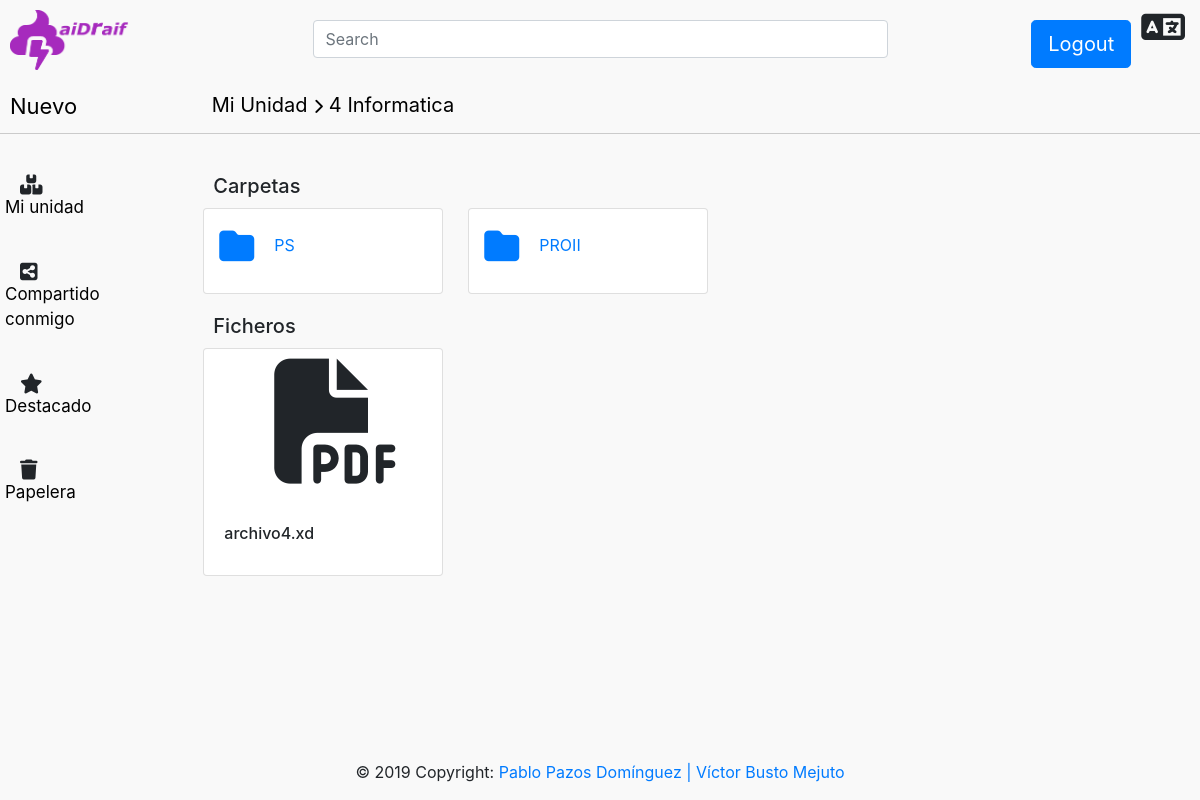
Page /Controllers/Carpeta_Controller.php?action=Showall&idCarpetaPadre=2 (signed in) on the committed database.
### tables this page shows
CREATE TABLE IF NOT EXISTS `CARPETA` (

`uid` int(4) NOT NULL AUTO_INCREMENT,

`nombre` varchar(30) NOT NULL,

`padre` int(4),

`fecha` date NOT NULL,

`autor` varchar(15) NOT NULL,

PRIMARY KEY (`uid`),

FOREIGN KEY (padre) REFERENCES CARPETA(uid) ON DELETE CASCADE,

FOREIGN KEY (autor) REFERENCES USUARIO(login) ON DELETE CASCADE

);

CREATE TABLE IF NOT EXISTS `FICHERO` (

`id` int(4) NOT NULL AUTO_INCREMENT,

`nombre` varchar(30) NOT NULL,

`mime` enum('image/jpeg','application/pdf', 'video/quicktime', 'text/plain') NOT NULL,

`fecha` date NOT NULL,

`padre` int(4),

`autor` varchar(15) NOT NULL,

PRIMARY KEY (`id`),

FOREIGN KEY (padre) REFERENCES CARPETA(uid) ON DELETE CASCADE,

FOREIGN KEY (autor) REFERENCES USUARIO(login) ON DELETE CASCADE

);

### Models/CARPETAS_model.php (called while the page is built, shortened)
<?php
class CARPETAS_Model{
    var $padre;
    var $autor;
    function __construct($uid, $nombre, $padre, $fecha, $autor){
        $this->padre= $padre;
        $this->autor = $autor;
        include_once '../Models/Access_DB.php';
        $this->mysqli = ConnectDB();
    }
   function RellenaDatos(){
        if($this->padre == "NULL"){
            $sql = "SELECT *
                FROM `CARPETA`
                WHERE (`autor` = '" . $this->autor . "' AND `padre` IS NULL
            )";
        }else{
            $sql = "SELECT *
                FROM `CARPETA`
                WHERE (`autor` = '" . $this->autor . "' AND `padre` = '" . $this->padre . "'
            )";
        }
        $resultado = $this->mysqli->query($sql);
        if (!$resultado){
            return 'tupla inexistente';
        }else{
            $result = $resultado;
            return $result;
        }
    }
}
?>

### Models/Access_DB.php (called while the page is built)
<?php
function ConnectDB()
{
    $mysqli = new mysqli("localhost", "root", "" , "DRAIFDB");
	if ($mysqli->connect_errno) {
		include '../View/MESSAGE_View.php';
		new MESSAGE("Fallo al conectar a MySQL: (" . $mysqli->connect_errno . ") " . $mysqli->connect_error, './index.php');
		return false;
	}
	else{
		return $mysqli;
	}
}
?>

### Models/FICHEROS_Model.php (called while the page is built, shortened)
<?php
class FICHEROS_Model{
    var $padre;
    var $autor;
    function __construct($id, $nombre, $mime, $fecha, $padre, $autor){
        $this->padre = $padre;
        $this->autor = $autor;
        include_once '../Models/Access_DB.php';
        $this->mysqli = ConnectDB();
    }
   function RellenaDatos(){
        if($this->padre == "NULL"){
            $sql = "SELECT *
                FROM `FICHERO`
                WHERE (`autor` = '" . $this->autor . "' AND `padre` IS NULL
            )";
        }else{
            $sql = "SELECT *
                FROM `FICHERO`
                WHERE (`autor` = '" . $this->autor . "' AND `padre` = '" . $this->padre . "'
            )";
        }
        $resultado = $this->mysqli->query($sql);
        if (!$resultado){
            return 'tupla inexistente';
        }else{
            $result = $resultado;
            return $result;
        }
    }
}
?>

### Views/CarpetaRaiz_View.php (the view, shortened to what this page needs)
<?php
class CarpetaRaiz{
	function __construct($carpetas, $carpetas2, $ficheros, $ficheros2){
		$this->render( $carpetas, $carpetas2, $ficheros, $ficheros2);
	}
	function render($carpetas, $carpetas2, $ficheros, $ficheros2){
		include '../Views/Header.php';
	?>
<body>
<div>
                <div class="row contenedor-ruta">
                    <div class="col-sm-2">
                        <a href="#" class="nuevo">Nuevo</a>
                    </div>
                    <div class="col-sm-10">
                        <a href="#" class="ruta">Mi Unidad</a><span class="fas fa-chevron-right ruta2"></span><a href="#" class="ruta">4 Informatica</a>
                    </div>
                </div>
            </div>
            <div class="contenedor-carpeta">
                <div class="row">
                        <div class="col-sm-2">
                            <div class="row fila-opcion">
                                <i class="fas fa-boxes icono-opcion"></i>
                                <a href="#" class="opcion">Mi unidad</a>
                            </div>
                            <div class="row fila-opcion">
                                <i class="fas fa-share-alt-square icono-opcion"></i>
                                <a href="#" class="opcion">Compartido conmigo</a>
                            </div>
                            <div class="row fila-opcion">
                                <i class="fas fa-star icono-opcion"></i>
                                <a href="#" class="opcion">Destacado</a>
                            </div>
                            <div class="row fila-opcion">
                                <i class="fas fa-trash icono-opcion"></i>
                                <a href="#" class="opcion">Papelera</a>
                            </div>
                        </div>
<?php
                        $row2 = $carpetas2->fetch_array();
                        if(!sizeof($row2) == 0){
?>
                        <div class="col-sm-10">
                        <div class="row">
                            <h5 class="tipo-archivo">Carpetas</h5>
                        </div>
                        <div class="row">
<?php
                        }
                        while($row = $carpetas->fetch_array()){
?>
                                <div class="card carpeta" style="width: 15rem; margin-right: 25px;">
                                    <a href="../Controllers/Carpeta_Controller.php?action=Showall&idCarpetaPadre=<?php echo $row['uid']?>">
                                        <div class="card-body">
                                            <div class="row">
                                                <i class="fas fa-folder icono-imagen"></i>
                                                <p class="texto-tarjeta"><?php echo $row['nombre']?></p>
                                            </div>
                                        </div>
                                    </a>
                                </div>
<?php
                        }
                        if(!sizeof($row2) == 0){
?>
                        <div class="col-sm-10">
                        <div class="row">
                            <h5 class="tipo-archivo">Ficheros</h5>
                        </div>
                        <div class="row">
<?php
                        }
                        while($row3 = $ficheros->fetch_array()){
?>
                                <div class="card" style="width: 15rem; margin-right: 25px;">
                                            <div class="img-caja">
                                                <span class="fas fa-file-pdf pdf"></span>
                                            </div>
                                            <div class="card-body caja-nombre-archivo">
                                                <h6 class="card-title"><?php echo $row3['nombre']?></h6>
                                            </div>
                                </div>
<?php
                        }
?>
</body>
	<?php
		include '../Views/Footer.php';
	}
}
?>

### Views/CSS/style1.css (style rules this page uses)
body { background: #F9F9F9; }
.nuevo { text-decoration:none; color: black; font-size: 22px; }
.ruta { text-decoration:none; color: black; font-size: 20px; margin-right: 6px; }
.ruta2 { text-decoration:none; margin-top: 7px; color: black; font-size: 15px; margin-right: 6px; }
.contenedor-ruta { padding: 10px; border-bottom-style: solid; border-bottom-width: 1px; border-bottom-color: #CBCBCB; }
.contenedor-carpeta { padding: 20px; }
.icono-imagen { font-size: 35px; margin-right: 20px; margin-left: 10px; }
.tipo-archivo { margin: 10px; margin-top: 20px; }
.texto-tarjeta { padding-top: 4px; }
.img-caja { margin: 10px; padding-left: 60px; }
.pdf { font-size: 125px; }
.card-title { padding-top:10px; }
.opcion { text-decoration:none; margin-bottom: 20px; color: black; font-size: 17px; width: 75%; }
.icono-opcion { font-size: 20px; margin-right: 15px; margin-left: 15px; margin-top: 3px; }
.fila-opcion { padding-top: 18px; margin-right: 30px; }

### rows in the picture
carpeta: nombre "PS"
carpeta: nombre "PROII"
fichero: nombre "archivo4.xd"
